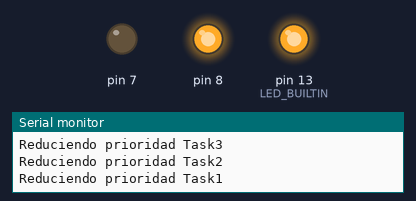
A sketch run on a simulated Arduino Leonardo, built with avr-gcc and run on an emulated ATmega32U4. Shown: output pins drawn as LEDs (lit = HIGH), the last lines printed to the serial monitor. Random numbers use the default seed unless the sketch sets one.

Above: at 1.62 s.
At 10.2 s:
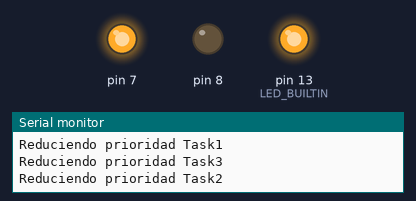
At 15.4 s:
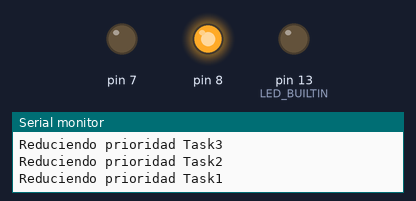
At 19.3 s:
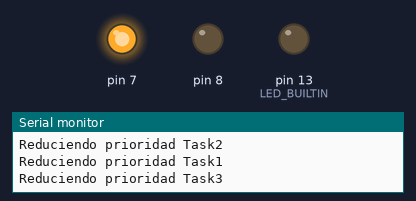
At 25.9 s:
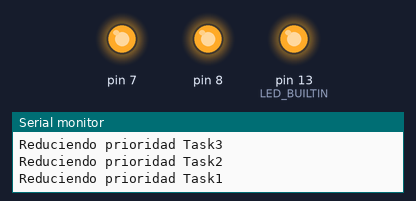
At 35.3 s:
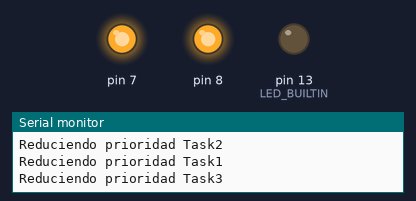
Timing chart, 0 to 40.0 s (numbered marks = the images above):
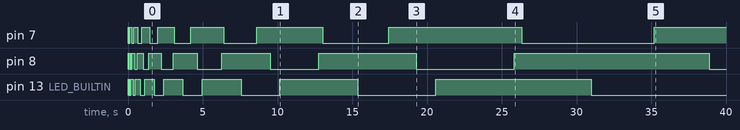

The sketch:

Priority_Management.ino
```cpp
#include <Arduino_FreeRTOS.h>

/*
 * Manejo de prioridades
  Realizar un programa en FreeRTOS que haga lo siguiente:
  - Se crearan 3 tareas inicialmente con prioridades iguales, que apaguen y prendan un led con distintas frecuencias. X
  - Cada vez que se ejecute una tarea se le agregará un tiempo de retraso aleatorio entre 0 y 10 milisegundos.        X
  - Cada vez que se le aumente el retraso a las tareas, seguirá un proceso interno en ellas, que verificará cual      X
    es la que tiene mayor retraso esta vez, y a esta se le bajará la prioridad.
  - Cuando la priodidad llegue a cero, la tarea se eliminará.
*/


TaskHandle_t Task1_handle = NULL; // handler for Task1
TaskHandle_t Task2_handle = NULL; // handler for Task2
TaskHandle_t Task3_handle = NULL; // handler for Task3

int delay1 = 1;
int delay2 = 1;
int delay3 = 1;

int delayrandom1 = 0;
int delayrandom2 = 0;
int delayrandom3 = 0;
int dmax = 0;

String vive1 = "si";
String vive2 = "si";
String vive3 = "si";

// define three tasks for Blink
void TaskBlink1( void *pvParameters );
void TaskBlink2( void *pvParameters );
void TaskBlink3( void *pvParameters );
// función para verificar la tarea con mayor prioridad
void max_prioridad();
// the setup function runs once when you press reset or power the board
void setup() {

  // initialize serial communication at 9600 bits per second:
  Serial.begin(9600);

  while (!Serial) {
    ; // wait for serial port to connect. Needed for native USB, on LEONARDO, MICRO, YUN, and other 32u4 based boards.
  }
  // Now set up two tasks to run independently.
  xTaskCreate(TaskBlink1, "Blink1", 128, NULL, 3, &Task1_handle );
  xTaskCreate(TaskBlink2, "Blink2", 128, NULL, 3, &Task2_handle );
  xTaskCreate(TaskBlink3, "Blink3", 128, NULL, 3, &Task3_handle );
  // Now the task scheduler, which takes over control of scheduling individual tasks, is automatically started.
}
void loop()
{
  // Empty. Things are done in Tasks.
}

/*--------------------------------------------------*/
/*---------------------- Tasks ---------------------*/
/*--------------------------------------------------*/

void TaskBlink1(void *pvParameters)  // This is a task.
{
  (void) pvParameters;
  //Serial.println(delay1);
  pinMode(LED_BUILTIN, OUTPUT);

  for (;;) // A Task shall never return or exit.
  {
    delayrandom1 = random(1, 10);
    delay1 =  2*(delay1 + delayrandom1);
    digitalWrite(LED_BUILTIN, HIGH);
    vTaskDelay(delay1  / portTICK_PERIOD_MS );
    digitalWrite(LED_BUILTIN, LOW);
    vTaskDelay(delay1  / portTICK_PERIOD_MS );
    max_prioridad();
  }
}

void TaskBlink2(void *pvParameters)  // This is a task.
{
  (void) pvParameters;
  //Serial.println(delay2);
  pinMode(7, OUTPUT);

  for (;;) // A Task shall never return or exit.
  {
    delayrandom2 = random(1, 10);
    delay2 =  2*(delay2 + delayrandom2);
    digitalWrite(7, HIGH);
    vTaskDelay( delay2  / portTICK_PERIOD_MS );
    digitalWrite(7, LOW);
    vTaskDelay( delay2  / portTICK_PERIOD_MS );
    max_prioridad();
  }
}

void TaskBlink3(void *pvParameters)  // This is a task.
{
  (void) pvParameters;
  //Serial.println(delay3);
  pinMode(8, OUTPUT);

  for (;;) // A Task shall never return or exit.
  {
    delayrandom3 = random(1, 10);
    delay3 =  2*(delay3 + delayrandom3);
    digitalWrite(8, HIGH);
    vTaskDelay( delay3  / portTICK_PERIOD_MS );
    digitalWrite(8, LOW);
    vTaskDelay( delay3 / portTICK_PERIOD_MS );
    max_prioridad();
  }
}

void max_prioridad() {

  if (delay1 >= delay2 && delay1 >= delay3) {
    dmax = delay1;
  }
  else if (delay2 >= delay1 && delay2 >= delay3) {
    dmax = delay2;
  }
  else {
    dmax = delay3;
  }

  UBaseType_t   uxPriority1 = uxTaskPriorityGet(Task1_handle);
  UBaseType_t   uxPriority2 = uxTaskPriorityGet(Task2_handle);
  UBaseType_t   uxPriority3 = uxTaskPriorityGet(Task3_handle);

  if (dmax == delay1  && vive1 == "si") {
    vTaskPrioritySet(Task1_handle, (uxPriority1 - 1));
    Serial.println(F("Reduciendo prioridad Task1"));
    if (uxPriority1 == 0){
      vive1 = "rip";
      vTaskDelete(Task1_handle);
      Serial.println(F("Task1 eliminada"));
      }
    }
  if (dmax == delay2 && vive2 == "si") {
    vTaskPrioritySet(Task2_handle, (uxPriority2 - 1));
    Serial.println(F("Reduciendo prioridad Task2"));
    if (uxPriority2 == 0 ){
      vive2 = "rip";
      vTaskDelete(Task2_handle);
      Serial.println(F("Task2 eliminada"));
      }
  }
  if (dmax == delay3 && vive3 == "si") {
    vTaskPrioritySet(Task3_handle, (uxPriority3 - 1));
    Serial.println(F("Reduciendo prioridad Task3"));
    if (uxPriority3 == 0 ){
      vive3 = "rip";
      vTaskDelete(Task3_handle);
      Serial.println(F("Task3 eliminada"));
      }
  }
}
```
